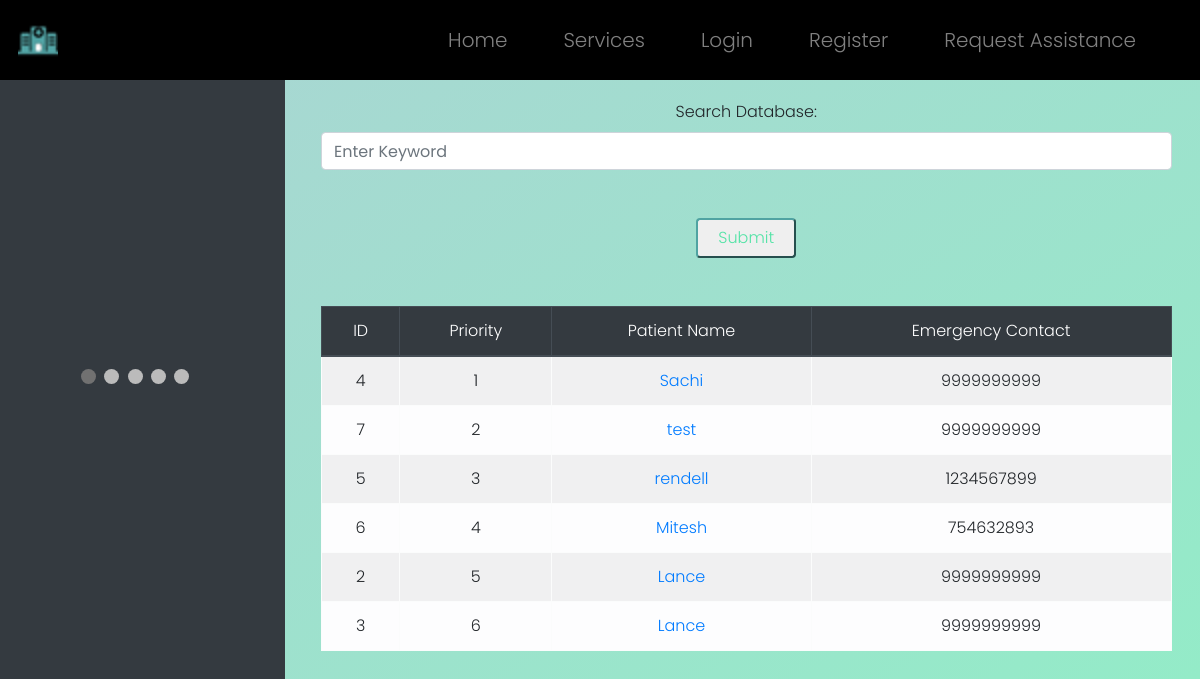
The app's page /requests with its own data.
### WebApp/models.py (models this page shows)
class Req(models.Model):
    req_id = models.AutoField(primary_key=True)
    name = models.CharField(max_length=64)
    age = models.IntegerField()
    gender = models.CharField(max_length=64)
    address = models.TextField()
    phone = models.CharField(max_length=64)
    email = models.CharField(max_length=64)
    symptoms = models.TextField()
    emg_phone = models.CharField(max_length=64)

### WebApp/views.py (the view)
# urls.py: path("requests", views.reqs, name="reqs"),
def reqs(request):
    if request.method == "POST":
        fil=Req.objects.all()
        sp=request.POST["sp"]
        if sp!="":
            fil=fil.filter(name=sp)
            return render(request, "WebApp/allreqs.html", {"requests": fil})
        else:
            return render(request, "WebApp/allreqs.html", {"requests": None})
    else:
        reqs=Req.objects.all().order_by('-age')
        if reqs:
            return render(request, "WebApp/allreqs.html", {"requests": reqs})
        else:
            return render(request, "WebApp/allreqs.html", {"requests": None})

### WebApp/templates/WebApp/allreqs.html (shortened to what this page needs)
{% extends "WebApp/layout.html" %}
{% load static %}
{% block body %}
<div class="row">
	<div class="col-3 abtimg">
		<div class="slideshow-container">
            </div>
            <br>
            <div style="text-align:center">
              <span class="dot"></span>
              <span class="dot"></span>
              <span class="dot"></span>
              <span class="dot"></span>
              <span class="dot"></span>
            </div>
	</div>
	<div class="col-9 dash">
		<center>
            <form action="{% url 'reqs' %}" method="post">
                <div class=row>
                    <div class=col>
                        <label>Search Database:</label>
                        <input class="form-control intinp inp" type="text" placeholder="Enter Keyword" name="sp"/>
                    </div>
                </div>
                <br><br>
                <center><button type="submit" id="log-button">Submit</button></center>
                <br><br>
            </form>
			{% if requests == None %}
				<h2 style="font-weight: 900;">No Requests Found...</h2>
			{% else %}
			<table class="table table-striped table-light table-bordered" style="text-align: center;">
				<thead class="thead-dark">
					<tr>
                        <th scope="col" id="rank" class=head>ID</th>
                        <th scope="col" class=head>Priority</th>
						<th scope="col" class=head>Patient Name</th>
						<th scope="col" class=head>Emergency Contact</th>
					</tr>
				</thead>
				<tbody>
					{% for request in requests %}
						<tr>
                            <th scope="row">{{ request.req_id }}</th>
                            <td>{{ forloop.counter }}</td>
							<td><a href="{% url 'indirequest' id=request.req_id %}">{{ request.name }}</a></td>
							<td>{{ request.emg_phone }}</td>
						</tr>
					{% endfor %}
				</tbody>
			</table>
			{% endif %}
		</center>
	</div>
</div>
{% endblock %}

### WebApp/static/WebApp/style.css (style rules this page uses)
* { box-sizing: border-box; margin: 0; padding: 0; font-weight: 300; }
body { font-family: poppins; }
#log-button { height: 40px; width: 100px; border-radius: 4px; border-color: #50a3a2; color: #53e3a6; }
.abtimg { margin-top: -150px; background-color: #343a40; height: 150vh; position: fixed; overflow: hidden; }
.dash { margin-top: 100px; margin-left: 25vw; padding-right: 3vw; padding-left: 3vw; overflow-x: hidden; overflow-y: auto }
.slideshow-container { max-width: 1000px; position: relative; margin: auto; }
.dot { height: 15px; width: 15px; margin: 0 2px; background-color: #bbb; border-radius: 50%; display: inline-block; transition: background-color 0.6s ease; }
.active { background-color: #717171; }

### records on screen
Req: req_id "4", name "Sachi", emg_phone "9999999999"
Req: req_id "7", name "test", emg_phone "9999999999"
Req: req_id "5", name "rendell", emg_phone "1234567899"
Req: req_id "6", name "Mitesh", emg_phone "754632893"
Req: req_id "2", name "Lance", emg_phone "9999999999"
Req: req_id "3", name "Lance", emg_phone "9999999999"
